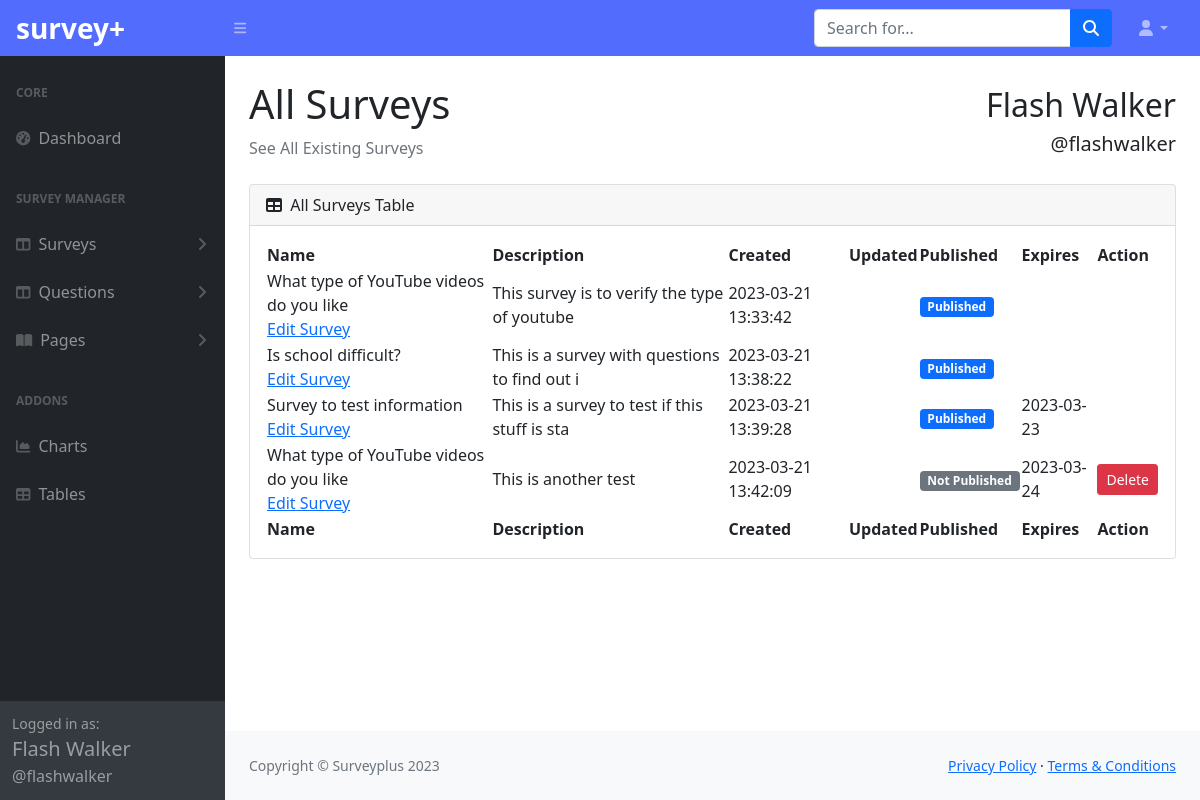
Before: /dashboard/survey/index.php (signed in) with the older database file.
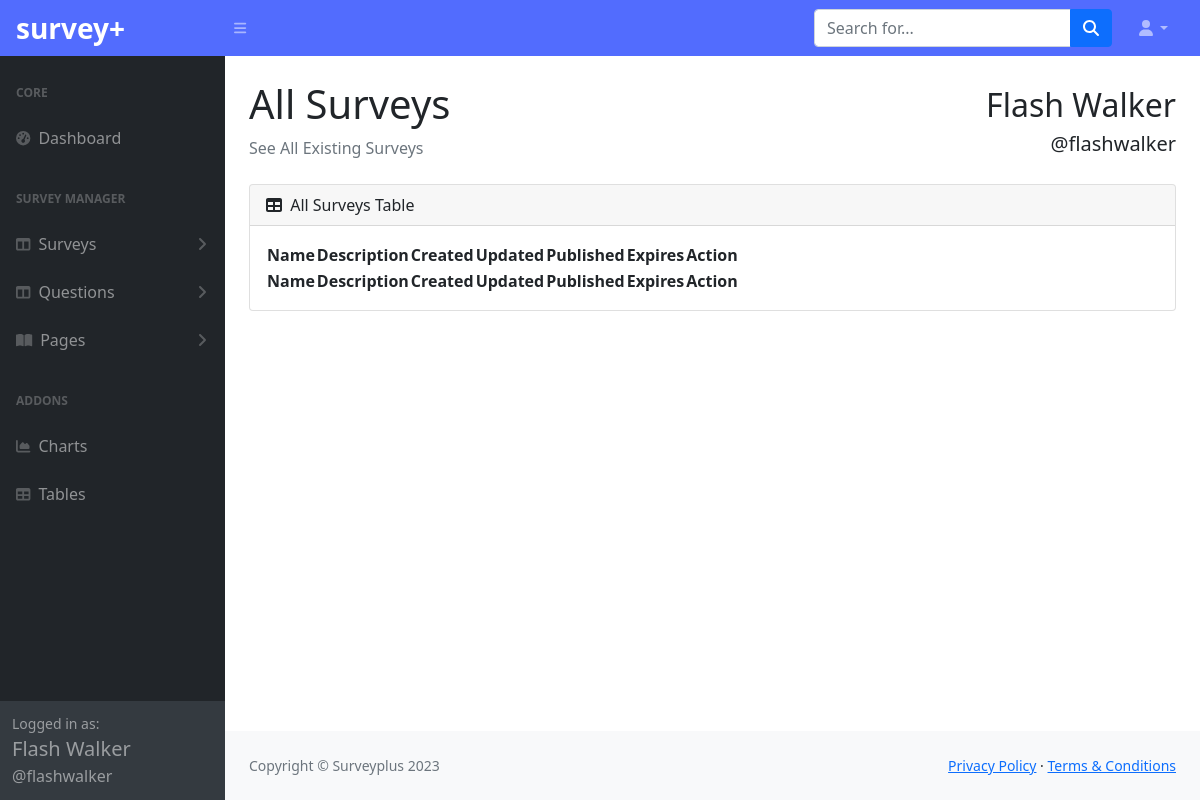
After: the same page with the newer database file.
### tables this page shows
CREATE TABLE `survey` (
  `id` int(11) NOT NULL,
  `updatedOn` datetime DEFAULT NULL,
  `name` varchar(45) NOT NULL,
  `description` varchar(45) NOT NULL,
  `published` tinyint(1) NOT NULL,
  `createdOn` timestamp NOT NULL DEFAULT current_timestamp(),
  `publishedOn` datetime DEFAULT NULL,
  `expiresOn` date DEFAULT NULL,
  `user_id` int(11) NOT NULL
);

### helpers/url_helper.php (called while the page is built, shortened)
<?php
function url_is(string $link){
    $base_url_segment = BASE_URL_SEGMENT;
    if(empty($base_url_segment)){
        if(str_contains($link, ".php")){
            $linkToVerify = $link;
        }else{
            $linkToVerify =  $link . "/";
        }
    }else{
        if(str_contains($link, ".php")){
            $linkToVerify = "/" . $link;
        }else{
            $linkToVerify =  "/" . $link . "/";
        }
    }
    if($_SERVER['REQUEST_URI'] != $linkToVerify){
        return false;
    }
    return true;
}

### app/Models/BaseModel.php (called while the page is built, shortened)
<?php
class BaseModel
{
    protected $conn;
    protected $stmt;
    public function __construct()
    {
        $this->db = new Database();
        if($this->db instanceof Database){
            $this->conn = $this->db->connect();
        }
    }
    public function select(string $query)
    {
        $this->stmt =  $this->conn->prepare($query);
        $this->stmt->execute();
        $this->stmt->setFetchMode(PDO::FETCH_ASSOC);
        return $this;
    }
    public function findAll(){
        return $this->stmt->fetchAll();
    }
}

### app/Config/Database.php (called while the page is built, shortened)
<?php
class Database{
    private array $dsn = [];
    public function __construct(){
        $this->dsn = [
            "host" => "localhost",
            "database" => "surveyplus",
            "port" => 33012,
            "username" => "root",
            "password" => "",
            "driver" => "mysql"
        ];
    }
    public function connect()
    {
       try{
            $this->conn = new PDO($this->dsn['driver'].":host=".$this->dsn['host'].";port=".$this->dsn['port'].";dbname=".$this->dsn['database'], $this->dsn['username'], $this->dsn['password']);
            $this->conn->setAttribute(PDO::ATTR_ERRMODE, PDO::ERRMODE_EXCEPTION);
            return $this->conn;
       } catch(PDOException $e){
            echo "Connection Failed " . $e->getMessage();
       }
    }
}

### app/Controllers/SurveyController.php (called while the page is built, shortened)
<?php
class SurveyController
{
    public Surveys $surveys;
    public function __construct()
    {
        $this->surveys = new Surveys();
    }
    public function show()
    {
        return $this->surveys->get();
    }
}

### app/Models/Surveys.php (called while the page is built, shortened)
<?php
final class Surveys extends BaseModel
{
    public string $table = "survey";
    public function get()
    {
        $surveys = $this->select("SELECT *  FROM $this->table")->findAll();
        return $surveys;
    }
}

### dashboard/survey/index.php (the view, shortened to what this page needs)
<?php
$pageTitle = "All Surveys"; ?>
<?php require DASHBOARD_PATH . "/partials/header.php" ?>
<?php
$surveys = new SurveyController();
$all_surveys = $surveys->show();
?>
<body class="sb-nav-fixed">
    <?php require DASHBOARD_PATH . "/partials/navigation.php" ?>
    <div id="layoutSidenav">
        <?php require DASHBOARD_PATH . "/partials/sidebar.php" ?>
        <div id="layoutSidenav_content">
            <main>
                <div class="container-fluid px-4">
                    <div class="row align-items-center">
                        <div class="col-md-6">
                            <h1 class="mt-4"><?= $pageTitle ?></h1>
                            <ol class="breadcrumb mb-4">
                                <li class="breadcrumb-item active">See All Existing Surveys</li>
                            </ol>
                        </div>
                        <div class="col-md-6 text-start text-md-end mb-5 mb-md-0">
                            <?php if (isset($_SESSION["handle"]) & !empty($_SESSION["handle"])) : ?>
                                <p class="mb-0 fs-2"><?= $_SESSION["full_name"] ?> </p>
                                <p class="mb-0 fs-5"><?= $_SESSION["handle"] ?> </p>
                            <?php endif ?>
                        </div>
                    </div>
                    <div class="card mb-4">
                        <div class="card-header">
                            <i class="fas fa-table me-1"></i>
                            <?= $pageTitle ?> Table
                        </div>
                        <div class="card-body">
                            <table id="datatablesSimple">
                                <thead>
                                    <tr>
                                        <th>Name</th>
                                        <th>Description</th>
                                        <th>Created</th>
                                        <th>Updated</th>
                                        <th>Published</th>
                                        <th>Expires</th>
                                        <th>Action</th>
                                    </tr>
                                </thead>
                                <tfoot>
                                    <tr>
                                        <th>Name</th>
                                        <th>Description</th>
                                        <th>Created</th>
                                        <th>Updated</th>
                                        <th>Published</th>
                                        <th>Expires</th>
                                        <th>Action</th>
                                    </tr>
                                </tfoot>
                                <tbody>
                                    <?php if (isset($all_surveys) && !empty($all_surveys)) : ?>
                                        <?php foreach ($all_surveys as $survey) : ?>
                                            <tr>
                                                <td>
                                                    <?= $survey["name"] ?>
                                                    <div class="d-block p-0">
                                                        <a href="#">Edit Survey</a>
                                                    </div>
                                                </td>
                                                <td><?= $survey["description"] ?></td>
                                                <td><?= $survey["createdOn"] ?></td>
                                                <td><?= $survey["updatedOn"] ?></td>
                                                <td>
                                                    <?php if($survey["published"] == 1): ?>
                                                        <span class="badge bg-primary">Published</span>
                                                    <?php else: ?>
                                                        <span class="badge bg-secondary">Not Published</span>
                                                    <?php endif ?>
                                                </td>
                                                <td><?= $survey["expiresOn"] ?></td>
                                                <td>
                                                    <?php if($survey["published"] != 1): ?>
                                                        <button class="btn btn-sm btn-danger">Delete</button>
                                                    <?php endif ?>
                                                </td>
                                            </tr>
                                        <?php endforeach ?>
                                    <?php endif ?>
                                </tbody>
                            </table>
                        </div>
                    </div>
                </div>
            </main>
            <?php require DASHBOARD_PATH . "/partials/content-footer.php" ?>
        </div>
    </div>
</body>
</html>

### dashboard/partials/header.php (shortened to what this page needs)
<!DOCTYPE html>
<html lang="en">
    <head>
        <link href="<?= DASHBOARD_URL ?>/assets/datatables/style.css" rel="stylesheet" />
        <link href="<?= DASHBOARD_URL ?>/css/styles.css" rel="stylesheet" />
    </head>

### dashboard/partials/navigation.php (shortened to what this page needs)
<nav class="sb-topnav navbar navbar-expand navbar-dark bg-dark" style="background-color: #526cfe!important;">
    <a class="navbar-brand ps-3 fw-bold fs-3" href="<?= DASHBOARD_URL ?>">survey+</a>
    <button class="btn btn-link btn-sm order-1 order-lg-0 me-4 me-lg-0" id="sidebarToggle" href="#!"><i class="fas fa-bars"></i></button>
    <form class="d-none d-md-inline-block form-inline ms-auto me-0 me-md-3 my-2 my-md-0">
        <div class="input-group">
            <input class="form-control" type="text" placeholder="Search for..." aria-label="Search for..." aria-describedby="btnNavbarSearch" />
            <button class="btn btn-primary" id="btnNavbarSearch" type="button"><i class="fas fa-search"></i></button>
        </div>
    </form>
    <ul class="navbar-nav ms-auto ms-md-0 me-3 me-lg-4">
        <li class="nav-item dropdown">
            <a class="nav-link dropdown-toggle" id="navbarDropdown" href="#" role="button" data-bs-toggle="dropdown" aria-expanded="false"><i class="fas fa-user fa-fw"></i></a>
        </li>
    </ul>
</nav>

### dashboard/partials/sidebar.php (shortened to what this page needs)
<div id="layoutSidenav_nav">
                <nav class="sb-sidenav accordion sb-sidenav-dark" id="sidenavAccordion">
                    <div class="sb-sidenav-menu">
                        <div class="nav">
                            <div class="sb-sidenav-menu-heading">Core</div>
                            <a class="nav-link <?= url_is(BASE_URL_SEGMENT . "/dashboard") ? "active" : ""; ?>" href="<?= DASHBOARD_URL ?>">
                                <div class="sb-nav-link-icon"><i class="fas fa-tachometer-alt"></i></div>
                                Dashboard
                            </a>
                            <div class="sb-sidenav-menu-heading">Survey Manager</div>
                            <a class="nav-link collapsed" href="#" data-bs-toggle="collapse" data-bs-target="#collapseLayouts" aria-expanded="false" aria-controls="collapseLayouts">
                                <div class="sb-nav-link-icon"><i class="fas fa-columns"></i></div>
                                Surveys
                                <div class="sb-sidenav-collapse-arrow"><i class="fas fa-angle-down"></i></div>
                            </a>
                            <a class="nav-link collapsed" href="#" data-bs-toggle="collapse" data-bs-target="#collapseQuestions" aria-expanded="false" aria-controls="collapseLayouts">
                                <div class="sb-nav-link-icon"><i class="fas fa-columns"></i></div>
                                Questions
                                <div class="sb-sidenav-collapse-arrow"><i class="fas fa-angle-down"></i></div>
                            </a>
                            <a class="nav-link collapsed" href="#" data-bs-toggle="collapse" data-bs-target="#collapsePages" aria-expanded="false" aria-controls="collapsePages">
                                <div class="sb-nav-link-icon"><i class="fas fa-book-open"></i></div>
                                Pages
                                <div class="sb-sidenav-collapse-arrow"><i class="fas fa-angle-down"></i></div>
                            </a>
                            <div class="sb-sidenav-menu-heading">Addons</div>
                            <a class="nav-link" href="charts.html">
                                <div class="sb-nav-link-icon"><i class="fas fa-chart-area"></i></div>
                                Charts
                            </a>
                            <a class="nav-link" href="tables.html">
                                <div class="sb-nav-link-icon"><i class="fas fa-table"></i></div>
                                Tables
                            </a>
                        </div>
                    </div>
                    <div class="sb-sidenav-footer">
                        <div class="small">Logged in as:</div>
                        <?php if(isset($_SESSION["handle"]) & !empty($_SESSION["handle"])): ?>
                            <p class="mb-0 fs-5"><?= $_SESSION["full_name"] ?> </p>
                            <p class="mb-0 fs-6"><?= $_SESSION["handle"] ?> </p>
                        <?php endif ?>
                    </div>
                </nav>
            </div>

### dashboard/partials/content-footer.php
<footer class="py-4 bg-light mt-auto">
    <div class="container-fluid px-4">
        <div class="d-flex align-items-center justify-content-between small">
            <div class="text-muted">Copyright &copy; Surveyplus 2023</div>
            <div>
                <a href="#">Privacy Policy</a>
                &middot;
                <a href="#">Terms &amp; Conditions</a>
            </div>
        </div>
    </div>
</footer>

Changed rows visible on the page:
removed survey: name "What type of YouTube videos do you like", description "This survey is to verify the type of youtube", createdOn "2023-03-21 13:33:42", published "Published"
removed survey: name "Is school difficult?", description "This is a survey with questions to find out i", createdOn "2023-03-21 13:38:22", published "Published"
removed survey: name "Survey to test information", description "This is a survey to test if this stuff is sta", createdOn "2023-03-21 13:39:28", published "Published", expiresOn "2023-03-23"
removed survey: name "What type of YouTube videos do you like", description "This is another test", createdOn "2023-03-21 13:42:09", published "Not Published", expiresOn "2023-03-24"
